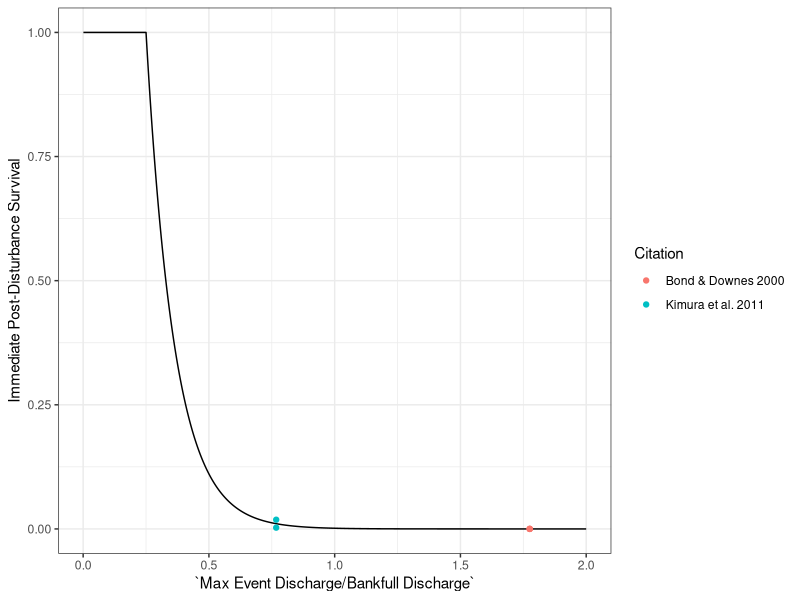
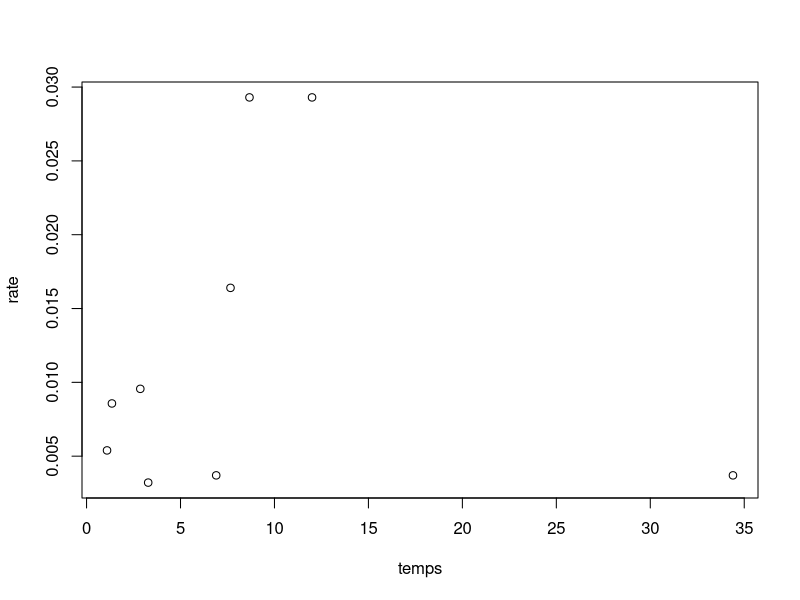

Source code (R) for these figures, in order: (Note: this script raises an error after producing the figures.)
#####################################
## Code to fit curve to Hydropsyche spp mortality rates to data
####################################
library(readxl)
library(minpack.lm)
library(tidyverse)
library(car)
library(boot)
library(data.table)
HYOSVitalRates <- read_excel("VitalRates.xlsx", sheet = "Hydropsyche Mortality Rates")
HYOSVitalRates <- as.data.frame(HYOSVitalRates)

flow.surv.fit <- function(magnitude, mortality, Qmin){
  x <- magnitude # rename x and y
  y <- 1 - mortality # convert to survival
  df <- as.data.frame(cbind(x,y))
  df <- rbind(df, c(Qmin, 1))  # make sure we specify that we have 100% survival at Qmin (0.25)
  nls.fit <- nlsLM(formula = (y ~ k* exp(-h*x)), data = df, start = c(k = 1, h = 1)) # fit to negative exponential function
  return(nls.fit)
}

flow.surv.rate <- function(h, k, max, min, interval, Qmin) {
  Q <- seq(min, max, by = interval)
  surv <- k*(exp(-h*Q))
  surv.df <- as.data.frame(cbind(Q, surv))
  surv.df$surv[which(surv.df$Q <= Qmin)] <- 1
  return(surv.df)
}

surv.fit.HYOS <- flow.surv.fit(HYOSVitalRates$`Max Event Discharge/Bankfull Discharge`, HYOSVitalRates$Mortality, 0.25)
surv.df.HYOS <- flow.surv.rate(surv.fit.HYOS$m$getPars()[2] , surv.fit.HYOS$m$getPars()[1], 2, 0.001, 0.001, 0.25)

ggplot(surv.df.HYOS, aes(x = Q, y = surv))+
  geom_line()+
  geom_point(data = HYOSVitalRates, aes(x = `Max Event Discharge/Bankfull Discharge` , y = 1-(Mortality), color = Citation))+
  #coord_cartesian(ylim = c(0,1)) +
  ylab('Immediate Post-Disturbance Survival') +
  theme_bw()+
  xlab('`Max Event Discharge/Bankfull Discharge`')

# original rates and temps from McCarty et al 2022, critical thermal max from Kremer and Caldwell 2022
rate <- c(0.0037, 0.0164,0.0293,0.0293,0.00956,0.00321,0.00857,0.00539, 0.0037)
temps <- c(6.9,7.66,8.67,12,2.86,3.28,1.35,1.09, 34.4)
df <- as.data.frame(cbind(temps, rate))
plot(temps, rate)

polyfit <- nlsLM(1/rate ~ a * temps^2 + b * temps + c, start = c(a = 1, b = 1, c = 1))

devtime <- function(x){
  y = 0.598*x^2-19.224*x+219.578
  return(y)
}

# from Gaufin et al 1972, table 2
s <- c(0.0001, 1,1,1,0.9, 0.6, 0.79, 0.45, 0.00001, 0.0001)
temp <- c(0, 18.8, 20.4, 22.1, 24, 28, 29.2, 31.1, 32.7, 36.5)
fit <- nlsLM(logit(s) ~ a*temp^2 + b*temp + c, start = c(a = 1, b = 1, c = 1))

TempSurv <- function(temps){
  a <- -0.0230*temps^2 + 0.8086*temps -3.5611
  return(inv.logit(a))
}
